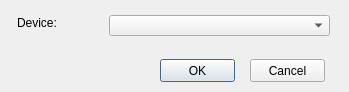
<?xml version="1.0" encoding="UTF-8"?>
<ui version="4.0">
 <class>ConfigureDialog</class>
 <widget class="QDialog" name="ConfigureDialog">
  <property name="enabled">
   <bool>true</bool>
  </property>
  <property name="geometry">
   <rect>
    <x>0</x>
    <y>0</y>
    <width>349</width>
    <height>92</height>
   </rect>
  </property>
  <property name="sizePolicy">
   <sizepolicy hsizetype="Fixed" vsizetype="Fixed">
    <horstretch>0</horstretch>
    <verstretch>0</verstretch>
   </sizepolicy>
  </property>
  <property name="minimumSize">
   <size>
    <width>349</width>
    <height>92</height>
   </size>
  </property>
  <property name="maximumSize">
   <size>
    <width>349</width>
    <height>92</height>
   </size>
  </property>
  <property name="windowTitle">
   <string>Static DO - Configuration</string>
  </property>
  <property name="sizeGripEnabled">
   <bool>false</bool>
  </property>
  <widget class="QComboBox" name="cmbDevice">
   <property name="geometry">
    <rect>
     <x>109</x>
     <y>15</y>
     <width>221</width>
     <height>21</height>
    </rect>
   </property>
   <property name="sizePolicy">
    <sizepolicy hsizetype="Maximum" vsizetype="Fixed">
     <horstretch>0</horstretch>
     <verstretch>0</verstretch>
    </sizepolicy>
   </property>
   <property name="minimumSize">
    <size>
     <width>221</width>
     <height>21</height>
    </size>
   </property>
   <property name="layoutDirection">
    <enum>Qt::LeftToRight</enum>
   </property>
  </widget>
  <widget class="QLabel" name="lblDevice">
   <property name="geometry">
    <rect>
     <x>17</x>
     <y>12</y>
     <width>51</width>
     <height>22</height>
    </rect>
   </property>
   <property name="sizePolicy">
    <sizepolicy hsizetype="Fixed" vsizetype="Fixed">
     <horstretch>0</horstretch>
     <verstretch>0</verstretch>
    </sizepolicy>
   </property>
   <property name="minimumSize">
    <size>
     <width>51</width>
     <height>22</height>
    </size>
   </property>
   <property name="text">
    <string>Device:</string>
   </property>
   <property name="buddy">
    <cstring>cmbDevice</cstring>
   </property>
  </widget>
  <widget class="QPushButton" name="btnOK">
   <property name="geometry">
    <rect>
     <x>160</x>
     <y>59</y>
     <width>75</width>
     <height>23</height>
    </rect>
   </property>
   <property name="text">
    <string>OK</string>
   </property>
  </widget>
  <widget class="QPushButton" name="btnCancel">
   <property name="geometry">
    <rect>
     <x>250</x>
     <y>59</y>
     <width>75</width>
     <height>23</height>
    </rect>
   </property>
   <property name="text">
    <string>Cancel</string>
   </property>
   <property name="autoDefault">
    <bool>false</bool>
   </property>
  </widget>
 </widget>
 <tabstops>
  <tabstop>cmbDevice</tabstop>
  <tabstop>btnOK</tabstop>
  <tabstop>btnCancel</tabstop>
 </tabstops>
 <resources/>
 <connections/>
</ui>
